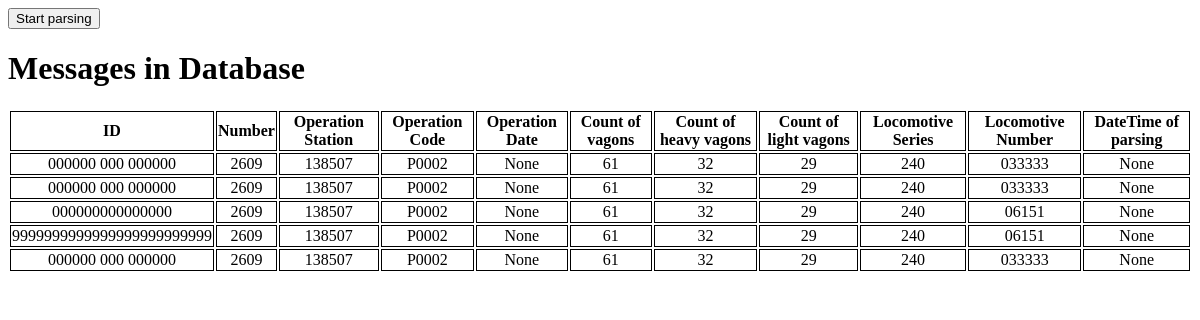
/parsing/, run on an earlier commit of the app's database.
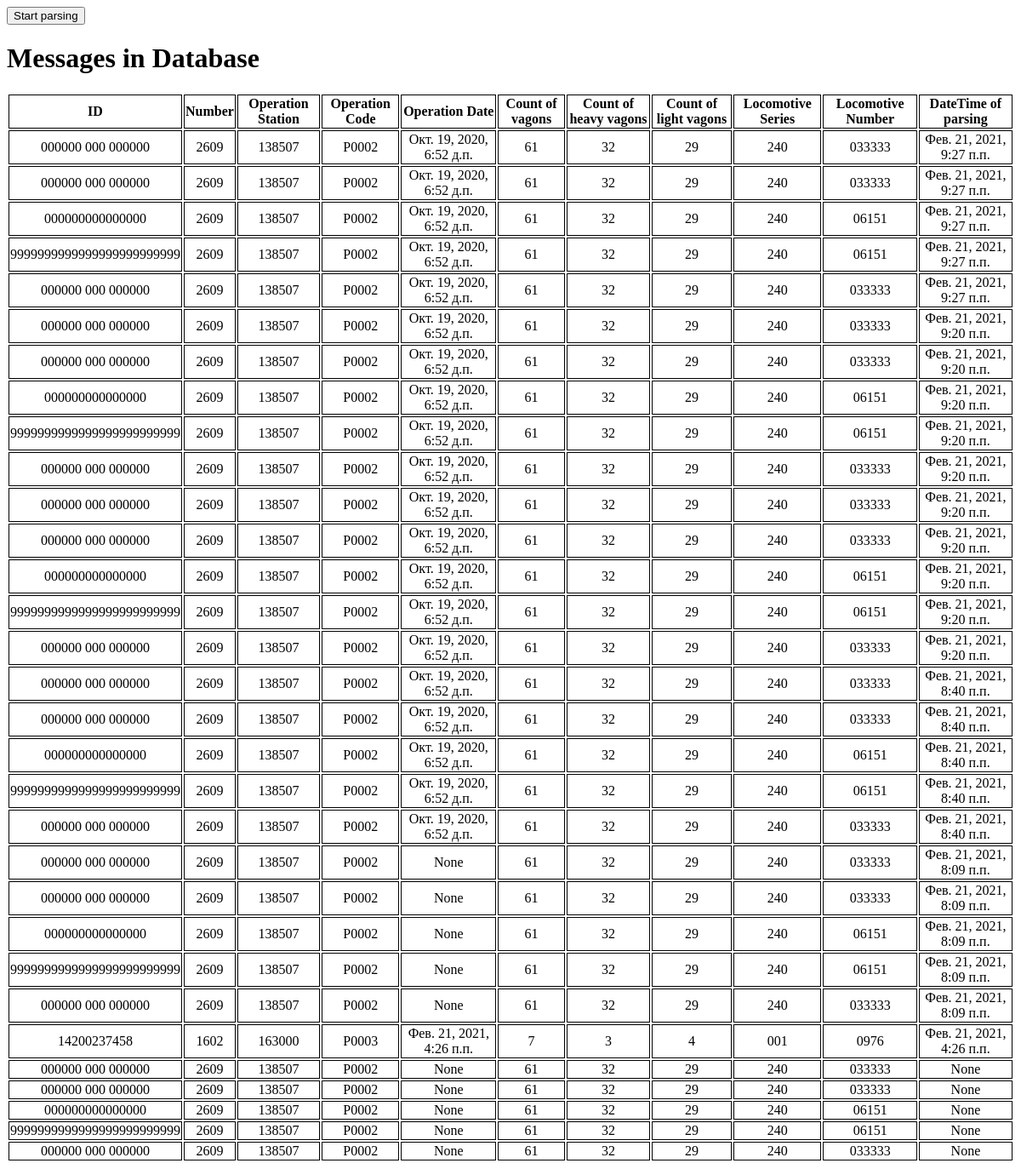
And on a later commit of the database.
### Webcheckfuel/apps/parsing/models.py (models this page shows)
class Train (models.Model):
    ip = models.CharField(max_length=16, verbose_name= 'Train ID')
    num = models.CharField(max_length=6, verbose_name= 'Train Number')
    op_st = models.CharField(max_length=6, verbose_name= 'Station of Operation')
    op_name = models.CharField(max_length=6, verbose_name= 'Name of Operation')
    op_dt = models.DateTimeField(db_index=True, verbose_name= 'Time and Date of Operation')
    vag_all = models.IntegerField(verbose_name= 'Count of all vagons')
    vag_h = models.IntegerField(verbose_name= 'Count of heavy vagons')
    vag_l = models.IntegerField(verbose_name= 'Count of light vagons')
    loc_ser = models.CharField(max_length=6, verbose_name= 'Locomotive series')
    loc_num = models.CharField(max_length=6, verbose_name= 'Locomotive number')
    parse_dt = models.DateTimeField(auto_now_add=True, db_index=True, null=True, verbose_name= 'Parsing datetime')
    class Meta:
        verbose_name_plural = 'Trains'
        verbose_name = 'Train'
        ordering = ['-parse_dt']

### Webcheckfuel/apps/parsing/views.py (the view)
# urls.py: path('', index)
def index(request):
    messages = Train.objects.all()
    return render(request, 'parsing/index.html', {'messages':messages})
    if request.method =='GET':
        go()

### Webcheckfuel/apps/parsing/templates/parsing/index.html (shortened to what this page needs)
<!DOCTYPE html>
<html lang="en">
<head>
</head>
<body>
    <form>
        <input type = "submit" value = "Start parsing">
    </form>
    <h1>Messages in Database</h1>
    <div>
        <table>
            <tr>
                <th>ID</th>
                <th>Number</th>
                <th>Operation Station</th>
                <th>Operation Code</th>
                <th>Operation Date</th>
                <th>Count of vagons</th>
                <th>Count of heavy vagons</th>
                <th>Count of light vagons</th>
                <th>Locomotive Series </th>
                <th>Locomotive Number</th>
                <th>DateTime of parsing</th>
            </tr>
    {% for msg in messages %}
           <tr>
               <td>{{ msg.ip }}</td>
               <td>{{ msg.num }}</td>
               <td>{{ msg.op_st }}</td>
               <td>{{ msg.op_name }}</td>
               <td>{{ msg.op_dt }}</td>
               <td>{{ msg.vag_all }}</td>
               <td>{{ msg.vag_h }}</td>
               <td>{{ msg.vag_l }}</td>
               <td>{{ msg.loc_ser }}</td>
               <td>{{ msg.loc_num }}</td>
               <td>{{ msg.parse_dt }}</td>
           </tr>
            {% endfor %}
        </table>
    </div>
</body>
</html>

### Webcheckfuel/apps/parsing/templates/parsing/index.html (style rules this page uses)
td,th { text-align:center; border: 1px solid black; margin: 0; }

What changed in the data, as far as the page shows it:
added Train: ip "000000 000 000000", num "2609", op_st "138507", op_name "P0002", op_dt "Окт. 19, 2020, 6:52 д.п.", vag_all "61", vag_h "32", vag_l "29", loc_ser "240", loc_num "033333", parse_dt "Фев. 21, 2021, 9:27 п.п."
added Train: ip "000000 000 000000", num "2609", op_st "138507", op_name "P0002", op_dt "Окт. 19, 2020, 6:52 д.п.", vag_all "61", vag_h "32", vag_l "29", loc_ser "240", loc_num "033333", parse_dt "Фев. 21, 2021, 9:27 п.п."
added Train: ip "000000000000000", num "2609", op_st "138507", op_name "P0002", op_dt "Окт. 19, 2020, 6:52 д.п.", vag_all "61", vag_h "32", vag_l "29", loc_ser "240", loc_num "06151", parse_dt "Фев. 21, 2021, 9:27 п.п."
added Train: ip "9999999999999999999999999", num "2609", op_st "138507", op_name "P0002", op_dt "Окт. 19, 2020, 6:52 д.п.", vag_all "61", vag_h "32", vag_l "29", loc_ser "240", loc_num "06151", parse_dt "Фев. 21, 2021, 9:27 п.п."
added Train: ip "000000 000 000000", num "2609", op_st "138507", op_name "P0002", op_dt "Окт. 19, 2020, 6:52 д.п.", vag_all "61", vag_h "32", vag_l "29", loc_ser "240", loc_num "033333", parse_dt "Фев. 21, 2021, 9:27 п.п."
added Train: ip "000000 000 000000", num "2609", op_st "138507", op_name "P0002", op_dt "Окт. 19, 2020, 6:52 д.п.", vag_all "61", vag_h "32", vag_l "29", loc_ser "240", loc_num "033333", parse_dt "Фев. 21, 2021, 9:20 п.п."
added Train: ip "000000 000 000000", num "2609", op_st "138507", op_name "P0002", op_dt "Окт. 19, 2020, 6:52 д.п.", vag_all "61", vag_h "32", vag_l "29", loc_ser "240", loc_num "033333", parse_dt "Фев. 21, 2021, 9:20 п.п."
added Train: ip "000000000000000", num "2609", op_st "138507", op_name "P0002", op_dt "Окт. 19, 2020, 6:52 д.п.", vag_all "61", vag_h "32", vag_l "29", loc_ser "240", loc_num "06151", parse_dt "Фев. 21, 2021, 9:20 п.п."
added Train: ip "9999999999999999999999999", num "2609", op_st "138507", op_name "P0002", op_dt "Окт. 19, 2020, 6:52 д.п.", vag_all "61", vag_h "32", vag_l "29", loc_ser "240", loc_num "06151", parse_dt "Фев. 21, 2021, 9:20 п.п."
added Train: ip "000000 000 000000", num "2609", op_st "138507", op_name "P0002", op_dt "Окт. 19, 2020, 6:52 д.п.", vag_all "61", vag_h "32", vag_l "29", loc_ser "240", loc_num "033333", parse_dt "Фев. 21, 2021, 9:20 п.п."
added Train: ip "000000 000 000000", num "2609", op_st "138507", op_name "P0002", op_dt "Окт. 19, 2020, 6:52 д.п.", vag_all "61", vag_h "32", vag_l "29", loc_ser "240", loc_num "033333", parse_dt "Фев. 21, 2021, 9:20 п.п."
added Train: ip "000000 000 000000", num "2609", op_st "138507", op_name "P0002", op_dt "Окт. 19, 2020, 6:52 д.п.", vag_all "61", vag_h "32", vag_l "29", loc_ser "240", loc_num "033333", parse_dt "Фев. 21, 2021, 9:20 п.п."
added Train: ip "000000000000000", num "2609", op_st "138507", op_name "P0002", op_dt "Окт. 19, 2020, 6:52 д.п.", vag_all "61", vag_h "32", vag_l "29", loc_ser "240", loc_num "06151", parse_dt "Фев. 21, 2021, 9:20 п.п."
added Train: ip "9999999999999999999999999", num "2609", op_st "138507", op_name "P0002", op_dt "Окт. 19, 2020, 6:52 д.п.", vag_all "61", vag_h "32", vag_l "29", loc_ser "240", loc_num "06151", parse_dt "Фев. 21, 2021, 9:20 п.п."
added Train: ip "000000 000 000000", num "2609", op_st "138507", op_name "P0002", op_dt "Окт. 19, 2020, 6:52 д.п.", vag_all "61", vag_h "32", vag_l "29", loc_ser "240", loc_num "033333", parse_dt "Фев. 21, 2021, 9:20 п.п."
added Train: ip "000000 000 000000", num "2609", op_st "138507", op_name "P0002", op_dt "Окт. 19, 2020, 6:52 д.п.", vag_all "61", vag_h "32", vag_l "29", loc_ser "240", loc_num "033333", parse_dt "Фев. 21, 2021, 8:40 п.п."
added Train: ip "000000 000 000000", num "2609", op_st "138507", op_name "P0002", op_dt "Окт. 19, 2020, 6:52 д.п.", vag_all "61", vag_h "32", vag_l "29", loc_ser "240", loc_num "033333", parse_dt "Фев. 21, 2021, 8:40 п.п."
added Train: ip "000000000000000", num "2609", op_st "138507", op_name "P0002", op_dt "Окт. 19, 2020, 6:52 д.п.", vag_all "61", vag_h "32", vag_l "29", loc_ser "240", loc_num "06151", parse_dt "Фев. 21, 2021, 8:40 п.п."
added Train: ip "9999999999999999999999999", num "2609", op_st "138507", op_name "P0002", op_dt "Окт. 19, 2020, 6:52 д.п.", vag_all "61", vag_h "32", vag_l "29", loc_ser "240", loc_num "06151", parse_dt "Фев. 21, 2021, 8:40 п.п."
added Train: ip "000000 000 000000", num "2609", op_st "138507", op_name "P0002", op_dt "Окт. 19, 2020, 6:52 д.п.", vag_all "61", vag_h "32", vag_l "29", loc_ser "240", loc_num "033333", parse_dt "Фев. 21, 2021, 8:40 п.п."
added Train: ip "000000 000 000000", num "2609", op_st "138507", op_name "P0002", op_dt "None", vag_all "61", vag_h "32", vag_l "29", loc_ser "240", loc_num "033333", parse_dt "Фев. 21, 2021, 8:09 п.п."
added Train: ip "000000 000 000000", num "2609", op_st "138507", op_name "P0002", op_dt "None", vag_all "61", vag_h "32", vag_l "29", loc_ser "240", loc_num "033333", parse_dt "Фев. 21, 2021, 8:09 п.п."
added Train: ip "000000000000000", num "2609", op_st "138507", op_name "P0002", op_dt "None", vag_all "61", vag_h "32", vag_l "29", loc_ser "240", loc_num "06151", parse_dt "Фев. 21, 2021, 8:09 п.п."
added Train: ip "9999999999999999999999999", num "2609", op_st "138507", op_name "P0002", op_dt "None", vag_all "61", vag_h "32", vag_l "29", loc_ser "240", loc_num "06151", parse_dt "Фев. 21, 2021, 8:09 п.п."
added Train: ip "000000 000 000000", num "2609", op_st "138507", op_name "P0002", op_dt "None", vag_all "61", vag_h "32", vag_l "29", loc_ser "240", loc_num "033333", parse_dt "Фев. 21, 2021, 8:09 п.п."
added Train: ip "14200237458", num "1602", op_st "163000", op_name "P0003", op_dt "Фев. 21, 2021, 4:26 п.п.", vag_all "7", vag_h "3", vag_l "4", loc_ser "001", loc_num "0976", parse_dt "Фев. 21, 2021, 4:26 п.п."
